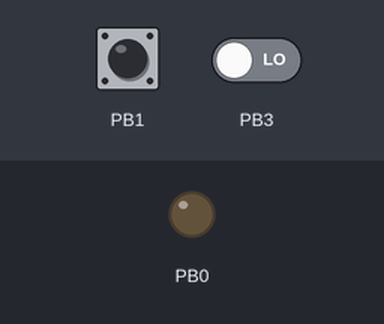
A sketch run on a simulated ATtiny85, built with avr-gcc and run on an emulated ATtiny85. On the bench: output pins drawn as LEDs (lit = HIGH). The inputs (shaded band) are chosen by the test bench; at power-on: PB3 LOW, PB1 HIGH.

Above: at 1.2 s.
1.3 s: PB3 driven HIGH
At 2.1 s:
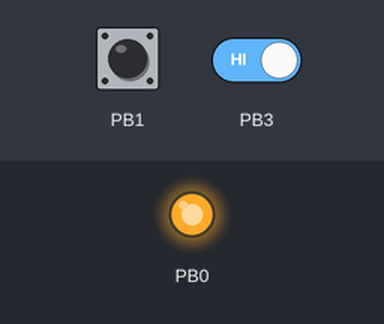
Timing chart, 0 to 4.3 s (numbered marks = the images above; inputs shaded):
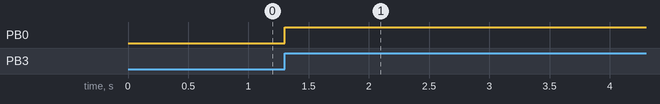

The sketch:

INTTERUPT_ATTINY85.ino
```cpp
/**
  Author: Divyansh Bhowmick
  Description: Programming ATTINY85 using Arduino as ISP.
  Language Used: Embedded C

  Steps for programming the micro-controller ATTINY85.
  1) Upload the Arduino ISP program onto Arduino UNO board
  2) Connect Arduino with ATTINY 85
    ATTINY85 PINS         ARDUINO PINS
        1      -----------    10
        5      -----------    11
        6      -----------    12
        7      -----------    13
        8      -----------    5V
        4      -----------    GND
  3) Write the code for the ATTINY 85 and select the board ATTINY85 and Programmer to Arduino as ISP.
  4) Just upload the code and enjoy!

  Steps for viewing the output on Serial monitor.
  1) Use the SoftwareSerial Library and define the RX and TX pins.
  2) Select the board to Arduino UNO and dump a blank code onto it.
  3) Connect the RX and TX pins to 0 and 1 pin of Arduino.
  4) Open the Serial monitor and observe the ouput.

  Ready, to rock!

**/

#include<avr/io.h>
#include<util/delay.h>
#include<avr/interrupt.h>

#define LED1 PB0  //Defining the LED pin
#define BTN PB1  //Defining the Button pin

#define LED_ON   PORTB |= (1 << LED1);  //Defining a macro for turning on the LED
#define LED_OFF  PORTB &= ~(1<<LED1);   //Defining a macro for turining off the LED
#define SWITCH_PRESSED !(PINB & (1 << PINB1))

//Defining the interrupt service routine
ISR(PCINT0_vect) {
  if (SWITCH_PRESSED) //Reading the status of PINB1
  {
    LED_OFF;
  }
  else {
    LED_ON;
  }
}


void setup() {

  DDRB |= (1 << LED1); //Setting LED1 as output
  DDRB &= ~(1 << BTN); //Setting BTN as input
  PORTB |= (1 << BTN); //Setiing BTN as input pullup

  PCMSK |= (1 << PCINT3); //Enabling the Pin Change Mask Register
  GIMSK |= (1 << PCIE); // Setting the Pin Change Interrupt Enable  bit of General Interrupt Mask Register.
  sei(); //Setting the I bit of AVR Status Register
}


void loop() {

}
```

Measured:
- after the input at 1.3 s, PB0: LOW → HIGH at once
